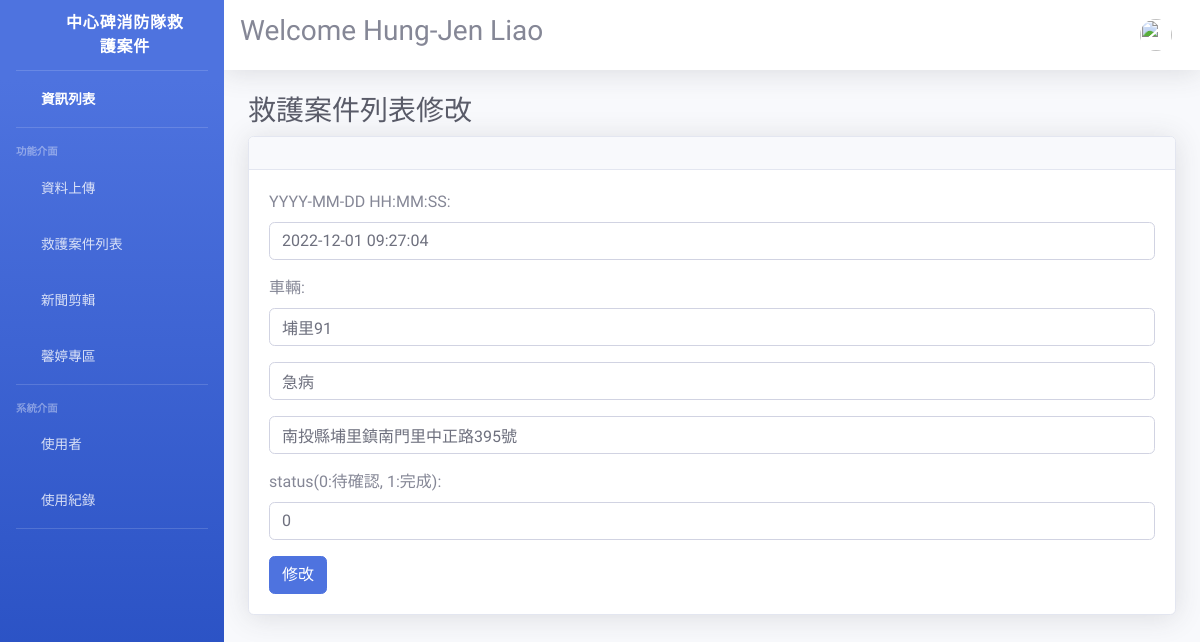
/emergency_list/update/421/ (signed in), run on the app's committed database.
### uploadFile/models.py (models this page shows)
class Emergency(models.Model):
    time = models.DateTimeField("案發日期") #日期
    car = models.CharField(max_length = 10) #車輛
    detail = models.CharField(max_length = 10)  #內容(急病or車禍...)
    location = models.CharField(max_length = 100)   #地點
    status = models.CharField(max_length = 1)   #是否需要修改

### uploadFile/views.py (the view)
# urls.py: path('emergency_list/update/<int:Em_id>/', views.emergency_list_update, name = 'EmListUpdate'),
@login_required
def emergency_list_update(request, Em_id):
    fullname = request.user.get_full_name()
    emergency_obj = Emergency.objects.get(pk = Em_id)
    form = EmergencyForm(request.POST or None, instance = emergency_obj)
    if form.is_valid():
        form.save()
        return redirect('EmList')
    context = {'fullname': fullname, 'emergency_obj': emergency_obj, 'form': form}
    return render(request, 'emergency_list_update.html', context)

### uploadFile/forms.py
class EmergencyForm(ModelForm):
    class Meta:
        model = Emergency
        fields = ('id', 'time', 'car', 'detail', 'location', 'status')
        labels = {
            'time':'YYYY-MM-DD HH:MM:SS',
            'car':'車輛',
            'detail':'',
            'location':'',
            'status':'status(0:待確認, 1:完成)'
        }
        widgets = {
            'time': forms.TextInput(attrs={'class':'form-control', 'placeholder':'time'}),
            'car': forms.TextInput(attrs={'class':'form-control', 'placeholder':'car'}),
            'detail': forms.TextInput(attrs={'class':'form-control', 'placeholder':'detail'}),
            'location': forms.TextInput(attrs={'class':'form-control', 'placeholder':'location'}),
            'status': forms.TextInput(attrs={'class':'form-control', 'placeholder':'status'})
        }

### templates/emergency_list_update.html (shortened to what this page needs)
{% extends './main_template.html' %}
{% load static %}
{% block content %}
<div class="container-fluid">
    <h1 class="h3 mb-2 text-gray-800">救護案件列表修改</h1>
    <div class="card shadow mb-4">
        <div class="card-header py-3"></div>
        <div class="card-body">
            <form action="" method="POST" enctype="multipart/form-dat">
                {{ form.as_p }}
                <button type="submit" name="upd_bt" value="add" class="btn btn-primary">修改</button>
            </form>
        </div>
    </div>
</div>
{% endblock content %}

### data on the page
Emergency: time "2022-12-01 09:27:04", car "埔里91", detail "急病", location "南投縣埔里鎮南門里中正路395號", status "0"

### other printed values
{{ fullname }} "Hung-Jen Liao"
